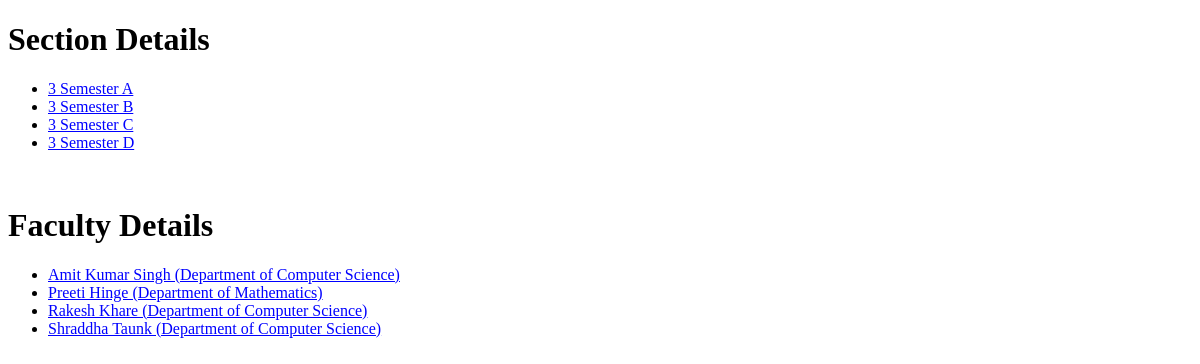
The app's page /scheduler/, older data.
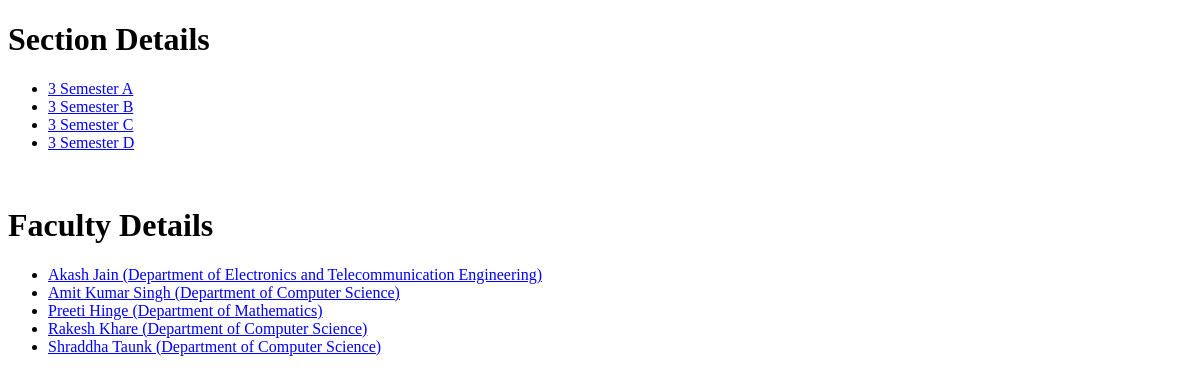
The same page, newer data.
### scheduler/models.py (models this page shows)
class Section(models.Model):
    semester = models.PositiveSmallIntegerField()
    name = models.CharField(max_length=1)
    subjects = models.ManyToManyField(Subject, blank=True, related_name="sections")
    def __str__(self):
        return f"{self.semester} Semester {self.name}"

class Faculty(models.Model):
    first = models.CharField(max_length=64)
    last = models.CharField(max_length=64)
    department = models.ForeignKey(Department, on_delete=models.PROTECT, related_name="members")
    subjects = models.ManyToManyField(Subject, blank=True, related_name="faculty")
    def __str__(self):
        return f"{self.first} {self.last} ({self.department})"

class Department(models.Model):
    name = models.CharField(max_length=64)
    def __str__(self):
        return f"Department of {self.name}"

### scheduler/views.py (the view)
# urls.py: path("", views.index, name="index"),
def index(request):
    sections = Section.objects.all().order_by("semester", "name")
    faculty_members = Faculty.objects.all().order_by("first", "last")
    return render(request, "scheduler/index.html", {
        "sections": sections,
        "faculty_members": faculty_members,
    })

### scheduler/templates/scheduler/index.html
{% extends "scheduler/layout.html" %}
{% block body %}
    <h1>Section Details</h1>
    <ul>
        {% for section in sections %}
            <li>
                <a style="color: blue;" href="{% url 'section_detail' section.id %}">{{ section }}</a>
            </li>
        {% empty %}
            <li>No section available.</li>
        {% endfor %}
    </ul> <br>
    <h1>Faculty Details</h1>
    <ul>
        {% for faculty in faculty_members %}
            <li>
                <a style="color: blue;" href="{% url 'faculty_detail' faculty.id %}">{{ faculty }}</a>
            </li>
        {% empty %}
            <li>No details available.</li>
        {% endfor %}
    </ul> <br>
{% endblock %}

Row changes from the older to the newer data that the page shows:
added Faculty: first+last+department "Akash Jain (Department of Electronics and Telecommunication Engineering)"
